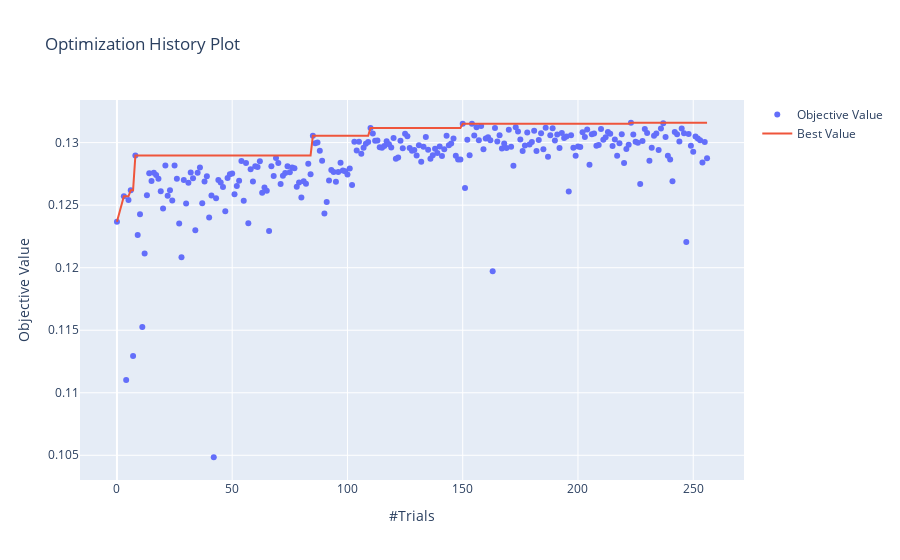

Source (notebook cell):
### Code cell
plot_optimization_history(study)

### Figure 1 — Plotly figure (JSON) as saved in the notebook; plotly's stock layout.template omitted (floating-point values rounded to 4 significant figures; data arrays with more than 128 entries replaced by an {"elided": "..."} marker saying what was removed)
{"data": [{"mode": "markers", "name": "Objective Value", "type": "scatter", "x": {"elided": "255 int values"}, "y": {"elided": "255 float values"}}, {"name": "Best Value", "type": "scatter", "x": {"elided": "255 int values"}, "y": {"elided": "255 float values"}}], "layout": {"autosize": true, "title": {"text": "Optimization History Plot"}, "xaxis": {"autorange": true, "range": [-15.22, 271.2], "title": {"text": "#Trials"}, "type": "linear"}, "yaxis": {"autorange": true, "range": [0.1026, 0.1338], "title": {"text": "Objective Value"}, "type": "linear"}}}
